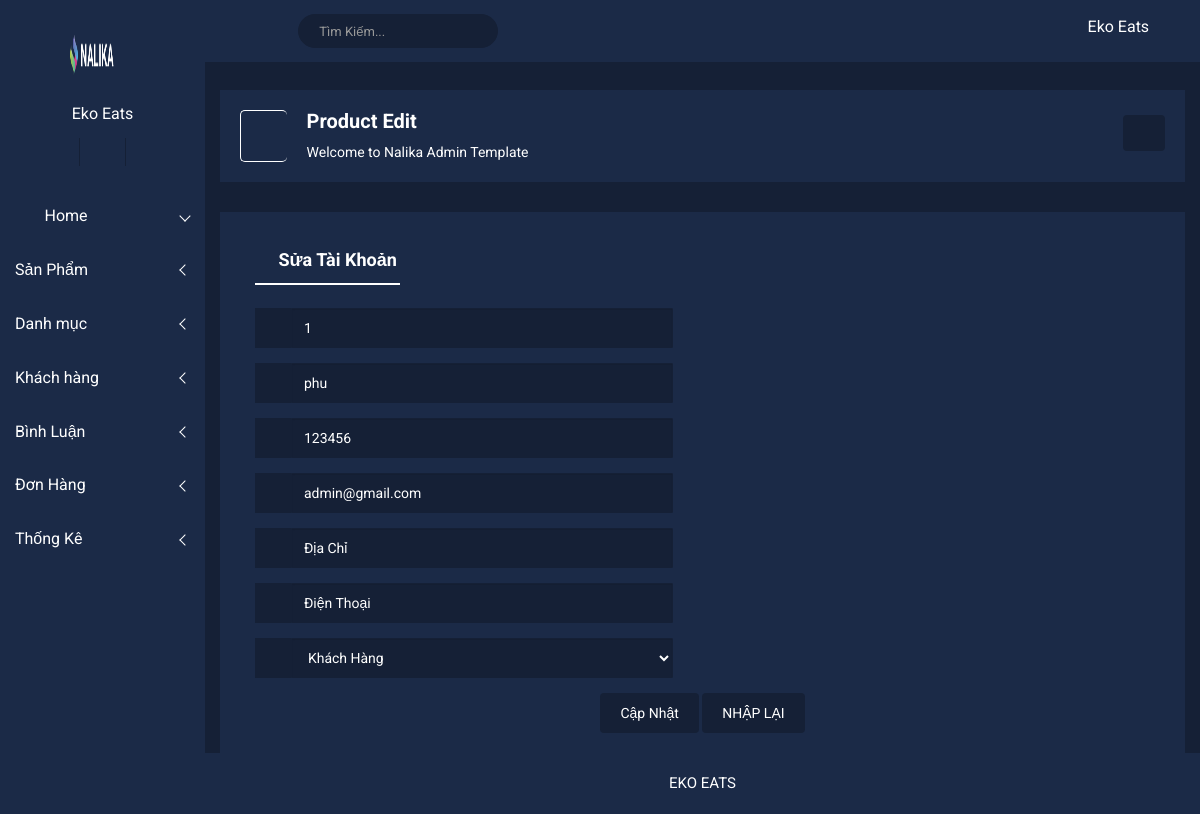
Page /admin/index.php?act=suatk&id=1 on the committed database.
### tables this page shows
CREATE TABLE `taikhoan` (
  `id` int NOT NULL,
  `user` varchar(50) NOT NULL,
  `pass` varchar(50) NOT NULL,
  `email` varchar(255) NOT NULL,
  `address` varchar(255) DEFAULT NULL,
  `tel` varchar(20) DEFAULT NULL,
  `role` int NOT NULL DEFAULT '0'
);

### model/pdo.php (called while the page is built, shortened)
<?php
function pdo_get_connection(){
    $dburl = "mysql:host=localhost;dbname=duanmau25;charset=utf8";
    $username = 'root';
    $password = '';
    $conn = new PDO($dburl, $username, $password);
    $conn->setAttribute(PDO::ATTR_ERRMODE, PDO::ERRMODE_EXCEPTION);
    return $conn;
}
function pdo_query_one($sql){
    $sql_args = array_slice(func_get_args(), 1);
    try{
        $conn = pdo_get_connection();
        $stmt = $conn->prepare($sql);
        $stmt->execute($sql_args);
        $row = $stmt->fetch(PDO::FETCH_ASSOC);
        return $row;
    }
    catch(PDOException $e){
        throw $e;
    }
    finally{
        unset($conn);
    }
}

### model/taikhoan.php (called while the page is built, shortened)
<?php
    function loadone_tk($id){
        $sql= "SELECT * FROM taikhoan WHERE id=".$id;
        $taikhoan=pdo_query_one($sql);
        return $taikhoan;
    }
?>

### admin/taikhoan/suatk.php (the view, shortened to what this page needs)
       <div class="breadcome-area">
                <div class="container-fluid">
                    <div class="row">
                        <div class="col-lg-12 col-md-12 col-sm-12 col-xs-12">
                            <div class="breadcome-list">
                                <div class="row">
                                    <div class="col-lg-6 col-md-6 col-sm-6 col-xs-6">
                                        <div class="breadcomb-wp">
											<div class="breadcomb-icon">
												<i class="icon nalika-home"></i>
											</div>
											<div class="breadcomb-ctn">
												<h2>Product Edit</h2>
												<p>Welcome to Nalika <span class="bread-ntd">Admin Template</span></p>
											</div>
										</div>
                                    </div>
                                    <div class="col-lg-6 col-md-6 col-sm-6 col-xs-6">
                                        <div class="breadcomb-report">
											<button data-toggle="tooltip" data-placement="left" title="Download Report" class="btn"><i class="icon nalika-download"></i></button>
										</div>
                                    </div>
                                </div>
                            </div>
                        </div>
                    </div>
                </div>
            </div>
        </div>
        <div class="single-product-tab-area mg-b-30">
<div class="single-pro-review-area">
                <div class="container-fluid">
                    <div class="row">
                        <div class="col-lg-12 col-md-12 col-sm-12 col-xs-12">
                            <div class="review-tab-pro-inner">
                                <ul id="myTab3" class="tab-review-design">
                                    <li class="active"><a href="#description"><i class="icon nalika-edit" aria-hidden="true"></i> Sửa Tài Khoản</a></li>
                                </ul>
                                <div id="myTabContent" class="tab-content custom-product-edit">
                                    <div class="product-tab-list tab-pane fade active in" id="description">
                                        <div class="row">
                                        <form action="index.php?act=updatetk" method="POST">
                                            <div class="col-lg-6 col-md-6 col-sm-6 col-xs-12">
                                                <div class="review-content-section">
                                                    <div class="input-group mg-b-pro-edt">
                                                        <span class="input-group-addon"><i class="icon nalika-edit" aria-hidden="true"></i></span>
                                                        <input type="text" class="form-control" placeholder="Mã tài khoản" value="<?=$taikhoan['id']?>">
                                                    </div>
                                                    <div class="input-group mg-b-pro-edt">
                                                        <span class="input-group-addon"><i class="icon nalika-user" aria-hidden="true"></i></span>
                                                        <input type="text" class="form-control" placeholder="Tên Tài Khoản" name="user" value="<?=$taikhoan['user']?>">
                                                    </div>
                                                    <div class="input-group mg-b-pro-edt">
                                                        <span class="input-group-addon"><i class="icon nalika-new-file" aria-hidden="true"></i></span>
                                                        <input type="text" class="form-control" placeholder="Mật Khẩu" name="pass" value="<?=$taikhoan['pass']?>">
                                                    </div>
                                                    <div class="input-group mg-b-pro-edt">
                                                        <span class="input-group-addon"><i class="icon nalika-mail" aria-hidden="true"></i></span>
                                                        <input type="text" class="form-control" placeholder="Email" name="email" value="<?=$taikhoan['email']?>">
                                                    </div>
                                                    <div class="input-group mg-b-pro-edt">
                                                        <span class="input-group-addon"><i class="icon nalika-new-file" aria-hidden="true"></i></span>
                                                        <input type="text" class="form-control" placeholder="Địa Chỉ" name="address" value="<?=$taikhoan['address']?>">
                                                    </div>
                                                    <div class="input-group mg-b-pro-edt">
                                                        <span class="input-group-addon"><i class="icon nalika-new-file" aria-hidden="true"></i></span>
                                                        <input type="text" class="form-control" placeholder="Điện Thoại" name="tel" value="<?=$taikhoan['tel']?>">
                                                    </div>
                                                    <div class="input-group mg-b-pro-edt">
                                                        <span class="input-group-addon"><i class="icon nalika-new-file" aria-hidden="true"></i></span>
                                                        <select name="role" class="form-control pro-edt-select form-control-primary">
                                                             <?php
                                                             if (isset($taikhoan['role'])) {
                                                                        echo '<option value="0">Khách Hàng</option>
                                                                        <option value="1">Nhân Viên</option>
                                                                        <option value="2">Admin</option>
                                                                        ';
                                                             }
                                                            ?>
														</select>
                                                    </div>
                                                </div>
                                            </div>
                                        </div>
                                        <div class="row">
                                            <div class="col-lg-12 col-md-12 col-sm-12 col-xs-12">
                                                <div class="text-center custom-pro-edt-ds">
                                                <div class="text-center custom-pro-edt-ds"><input type="hidden" name="id" value="<?=$taikhoan['id']?>">
                                                <input class="btn btn-ctl-bt waves-effect waves-light m-r-10" type="submit" value="Cập Nhật" name="capnhat">
                                                <input class="btn btn-ctl-bt waves-effect waves-light" type="reset" value="NHẬP LẠI">
                                                </div>
                                            </div>
                                        </div>
                                    </div>
                                </div>
                            </div>
                        </div>
                    </div>
                </div>
            </div>
        </div>

### admin/css/main.css (style rules this page uses)
html { color: #222; font-size: 1em; line-height: 1.4; }

### rows in the picture
taikhoan: id "1", user "phu", pass "123456", email "admin@gmail.com", role "Khách Hàng"
